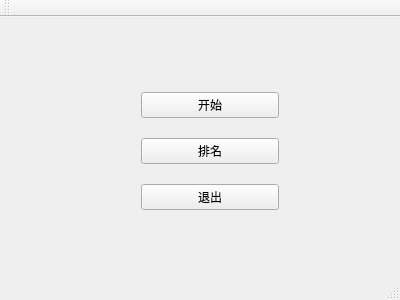
<?xml version="1.0" encoding="UTF-8"?>
<ui version="4.0">
 <class>MainWindow</class>
 <widget class="QMainWindow" name="MainWindow">
  <property name="geometry">
   <rect>
    <x>0</x>
    <y>0</y>
    <width>400</width>
    <height>300</height>
   </rect>
  </property>
  <property name="windowTitle">
   <string>MainWindow</string>
  </property>
  <widget class="QWidget" name="centralWidget">
   <widget class="QWidget" name="verticalLayoutWidget">
    <property name="geometry">
     <rect>
      <x>130</x>
      <y>50</y>
      <width>160</width>
      <height>171</height>
     </rect>
    </property>
    <layout class="QVBoxLayout" name="verticalLayout">
     <item>
      <widget class="QPushButton" name="startGameBtn">
       <property name="text">
        <string>开始</string>
       </property>
      </widget>
     </item>
     <item>
      <widget class="QPushButton" name="checkRankBtn">
       <property name="text">
        <string>排名</string>
       </property>
      </widget>
     </item>
     <item>
      <widget class="QPushButton" name="quitGameBtn">
       <property name="text">
        <string>退出</string>
       </property>
      </widget>
     </item>
    </layout>
   </widget>
  </widget>
  <widget class="QMenuBar" name="menuBar">
   <property name="geometry">
    <rect>
     <x>0</x>
     <y>0</y>
     <width>400</width>
     <height>17</height>
    </rect>
   </property>
  </widget>
  <widget class="QToolBar" name="mainToolBar">
   <attribute name="toolBarArea">
    <enum>TopToolBarArea</enum>
   </attribute>
   <attribute name="toolBarBreak">
    <bool>false</bool>
   </attribute>
  </widget>
  <widget class="QStatusBar" name="statusBar"/>
 </widget>
 <layoutdefault spacing="6" margin="11"/>
 <resources/>
 <connections>
  <connection>
   <sender>quitGameBtn</sender>
   <signal>clicked()</signal>
   <receiver>MainWindow</receiver>
   <slot>close()</slot>
   <hints>
    <hint type="sourcelabel">
     <x>209</x>
     <y>210</y>
    </hint>
    <hint type="destinationlabel">
     <x>199</x>
     <y>149</y>
    </hint>
   </hints>
  </connection>
 </connections>
</ui>
